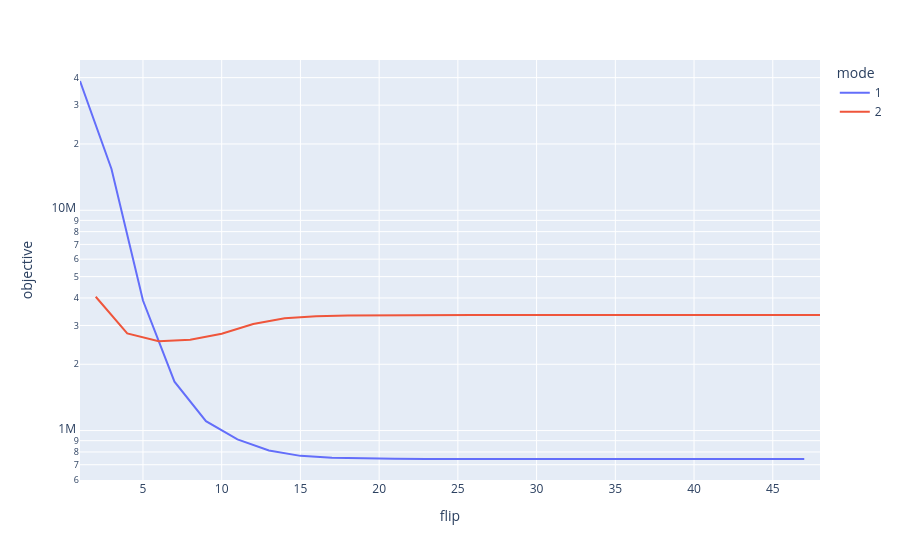

Write notebook code for a chart like this one.
### Code cell
px.line(df, x='flip', y='objective', log_y=True, color='mode')

### Figure 1 — Plotly figure (JSON) as saved in the notebook; plotly's stock layout.template omitted (floating-point values rounded to 4 significant figures)
{"data": [{"hovertemplate": "mode=1<br>flip=%{x}<br>objective=%{y}<extra></extra>", "legendgroup": "1", "line": {"color": "#636efa", "dash": "solid"}, "marker": {"symbol": "circle"}, "mode": "lines", "name": "1", "orientation": "v", "showlegend": true, "type": "scatter", "x": [1, 3, 5, 7, 9, 11, 13, 15, 17, 19, 21, 23, 25, 27, 29, 31, 33, 35, 37, 39, 41, 43, 45, 47], "xaxis": "x", "y": [38620000.0, 15400000.0, 3892000.0, 1667000.0, 1104000.0, 912200.0, 812100.0, 767900.0, 751900.0, 746300.0, 744300.0, 743600.0, 743300.0, 743200.0, 743200.0, 743100.0, 743100.0, 743100.0, 743100.0, 743100.0, 743100.0, 743100.0, 743100.0, 743100.0], "yaxis": "y"}, {"hovertemplate": "mode=2<br>flip=%{x}<br>objective=%{y}<extra></extra>", "legendgroup": "2", "line": {"color": "#EF553B", "dash": "solid"}, "marker": {"symbol": "circle"}, "mode": "lines", "name": "2", "orientation": "v", "showlegend": true, "type": "scatter", "x": [2, 4, 6, 8, 10, 12, 14, 16, 18, 20, 22, 24, 26, 28, 30, 32, 34, 36, 38, 40, 42, 44, 46, 48], "xaxis": "x", "y": [4050000.0, 2761000.0, 2542000.0, 2584000.0, 2753000.0, 3048000.0, 3239000.0, 3308000.0, 3332000.0, 3340000.0, 3343000.0, 3345000.0, 3345000.0, 3345000.0, 3345000.0, 3345000.0, 3345000.0, 3345000.0, 3345000.0, 3345000.0, 3345000.0, 3345000.0, 3345000.0, 3345000.0], "yaxis": "y"}], "layout": {"legend": {"title": {"text": "mode"}, "tracegroupgap": 0}, "margin": {"t": 60}, "xaxis": {"anchor": "y", "domain": [0, 1], "title": {"text": "flip"}}, "yaxis": {"anchor": "x", "domain": [0, 1], "title": {"text": "objective"}, "type": "log"}}}
